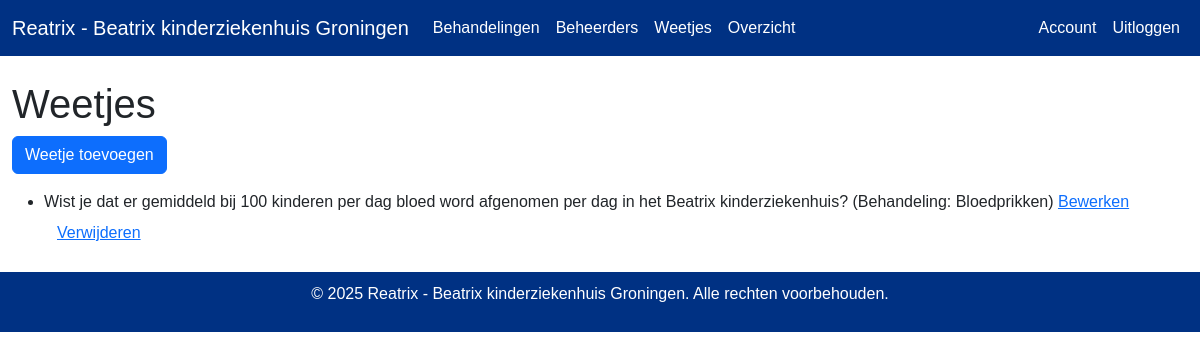
/Weetje/ (signed in), run on an earlier commit of the app's database.
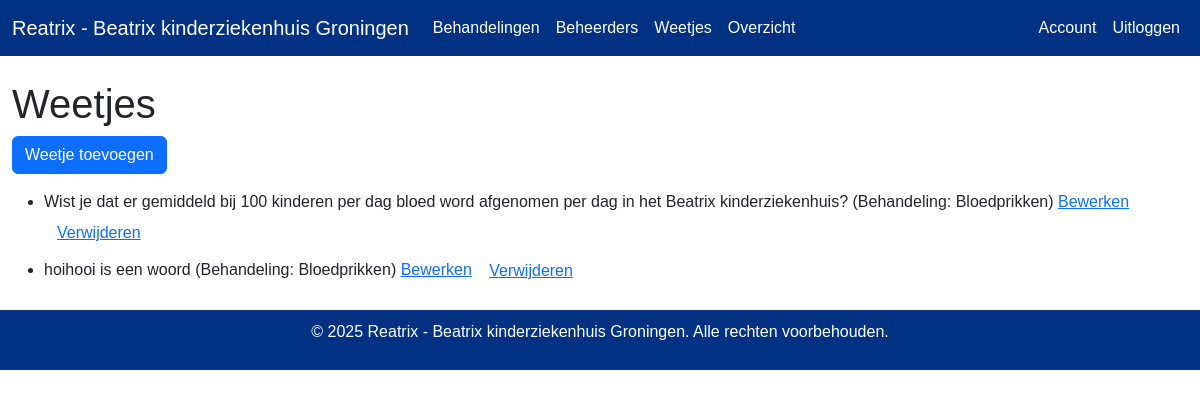
And on a later commit of the database.
### models.py (models this page shows)
class Weetje(db.Model):
    id = db.Column(db.Integer, primary_key=True)
    Weetje = db.Column(db.String(50), nullable=False)
    gender = db.Column(db.String(10), nullable=False)
    Behandeling_id = db.Column(db.Integer, db.ForeignKey('behandeling.id'), nullable=False)

class Behandeling(db.Model):
    id = db.Column(db.Integer, primary_key=True)
    behandelingnaam = db.Column(db.String(50), nullable=False)
    Categorie = db.Column(db.String(10), nullable=False)
    Beheerder_id = db.Column(db.Integer, db.ForeignKey('beheerder.id'), nullable=False)
    Weetje = db.relationship('Weetje', backref='Behandeling', lazy=True)

### routes/Weetje/routes.py (the view)
@Weetje_bp.route('/')
@login_required
def index():
    Weetjes = Weetje.query.order_by(Weetje.Weetje).all()
    return render_template('Weetje/index.html', Weetjes=Weetjes)

### models.py (called while the page is built)
@login_manager.user_loader
def load_user(user_id):
    return User.query.get(int(user_id))

    def is_admin(self):
        return self.role == Role.ADMIN

### templates/Weetje/index.html
{% extends 'base.html' %}
{% block content %}
<h1>Weetjes</h1>
<a href="{{ url_for('Weetje.add') }}" class="btn btn-primary mb-3">Weetje toevoegen</a>
<ul>
  {% for Weetje in Weetjes %}
  <li>{{ Weetje.Weetje }} (Behandeling: {{ Weetje.Behandeling.behandelingnaam }})
    <a href="{{ url_for('Weetje.edit', id=Weetje.id) }}">Bewerken</a>
    <form action="{{ url_for('Weetje.delete', id=Weetje.id) }}" method="post" style="display:inline;">
      <button type="submit" class="btn btn-link">Verwijderen</button>
    </form>
  </li>
  {% endfor %}
</ul>
{% endblock %}

### templates/base.html (shortened to what this page needs)
<!DOCTYPE html>
<html lang="en">
<head>
  <link rel="stylesheet" href="https://cdn.jsdelivr.net/npm/bootstrap@5.3.0/dist/css/bootstrap.min.css">
</head>
<body>
<nav class="navbar navbar-expand-lg navbar-light">
  <div class="container">
    <a class="navbar-brand" href="{{ url_for('index') }}">Reatrix - Beatrix kinderziekenhuis Groningen</a>
    <div class="collapse navbar-collapse" id="navbarNav">
      <ul class="navbar-nav">
        {% if current_user.is_authenticated %}
        <li class="nav-item">
          <a class="nav-link" href="{{ url_for('Behandeling.index') }}">Behandelingen</a>
        </li>
        <li class="nav-item">
          <a class="nav-link" href="{{ url_for('Beheerder.index') }}">Beheerders</a>
        </li>
        <li class="nav-item">
          <a class="nav-link" href="{{ url_for('Weetje.index') }}">Weetjes</a>
        </li>
        {% endif %}
        <li class="nav-item">
          <a class="nav-link" href="{{ url_for('Behandeling.overzicht') }}">Overzicht</a>
        </li>
      </ul>
    </div>
    <div class="collapse navbar-collapse">
      <ul class="navbar-nav ms-auto">
        {% if current_user.is_authenticated %}
          <li class="nav-item">
              <a class="nav-link" href="{{ url_for('auth.user') }}">Account</a>
          </li>
          <li class="nav-item">
              <a class="nav-link" href="{{ url_for('auth.logout') }}">Uitloggen</a>
          </li>
        {% else %}
          <li class="nav-item">
              <a class="nav-link" href="{{ url_for('auth.login') }}">Login</a>
          </li>
        {% endif %}
      </ul>
    </div>
  </div>
</nav>
<div class="container mt-4">
  {% block content %}{% endblock %}
</div>
<footer>
  <p>&copy; 2025 Reatrix - Beatrix kinderziekenhuis Groningen. Alle rechten voorbehouden.</p>
</footer>
</body>
</html>

### templates/base.html (style rules this page uses)
body { font-family: Arial, sans-serif; }
.navbar { background-color: rgb(0, 49, 131); }
.navbar-brand, .nav-link { color: white !important; }
.container { max-width: 1200px; }
footer { background-color: rgb(0, 49, 131); color: white; text-align: center; padding: 10px 0; margin-top: 20px; }

What changed in the data, as far as the page shows it:
added Weetje: Weetje "hoihooi is een woord", Behandeling.behandelingnaam "Bloedprikken"
